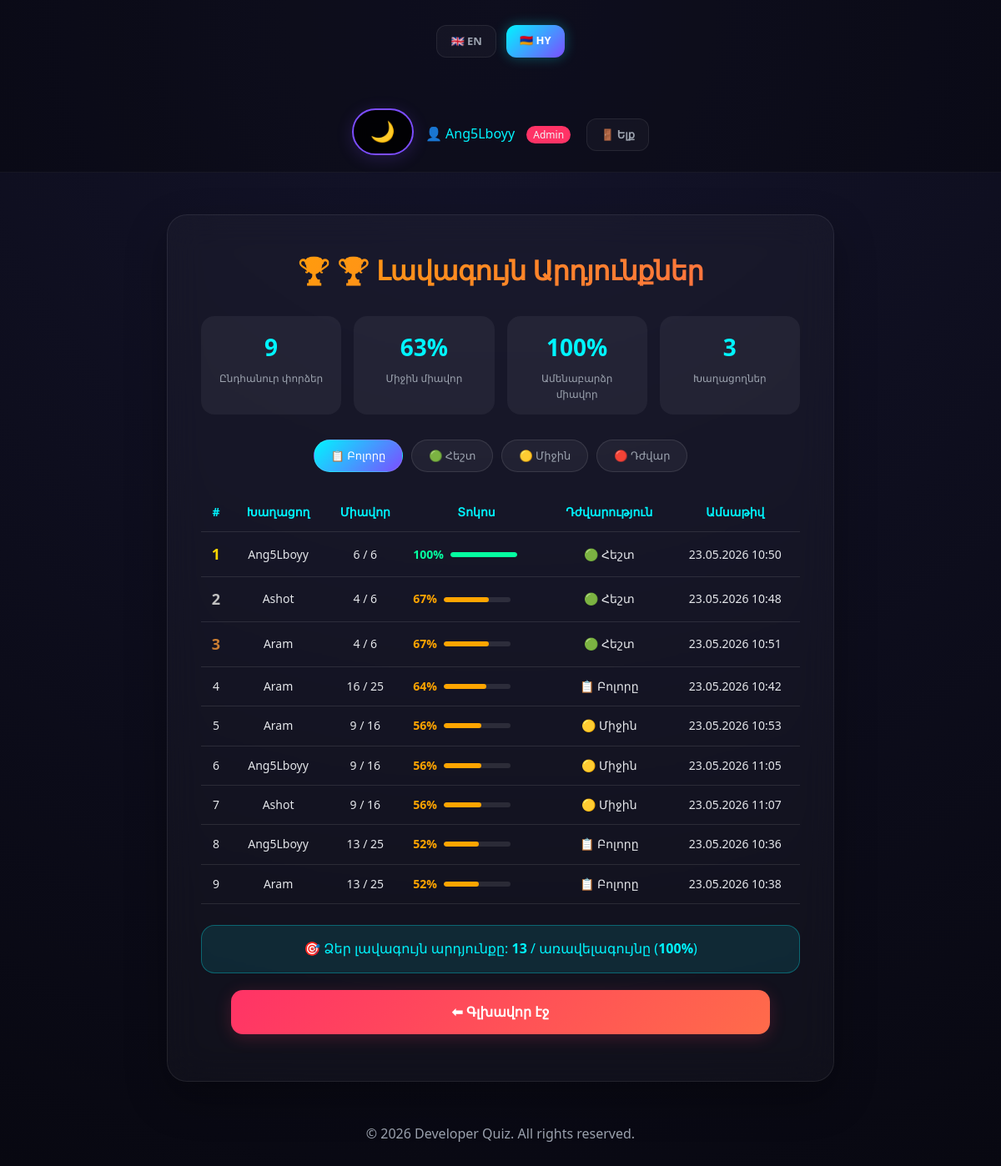
/highscores.php?lang=hy (signed in), run on the app's committed database.
### tables this page shows
CREATE TABLE `scores` (
  `id` int(11) NOT NULL,
  `user_id` int(11) NOT NULL,
  `username` varchar(100) NOT NULL,
  `score` int(11) NOT NULL,
  `total_questions` int(11) NOT NULL,
  `percentage` int(11) NOT NULL,
  `difficulty` varchar(20) DEFAULT 'all',
  `played_at` timestamp NOT NULL DEFAULT CURRENT_TIMESTAMP
);

### lang.php (called while the page is built, shortened)
<?php
$lang = "en";
if(isset($_GET["lang"]) && in_array($_GET["lang"], ["en", "hy"])){
    $lang = $_GET["lang"];
}
function t($key){
    global $texts, $lang;
    if (isset($texts[$lang][$key])) {
        return $texts[$lang][$key];
    }
    return $key;
}
?>

### highscores.php (the view, shortened to what this page needs)
<?php
include "header.php";
$difficulty_filter = isset($_GET["difficulty"]) ? $_GET["difficulty"] : "all";
$limit = isset($_GET["limit"]) ? (int)$_GET["limit"] : 10;
$query = "SELECT username, score, total_questions, percentage, difficulty, played_at
          FROM scores
          WHERE 1=1";
$query .= " ORDER BY percentage DESC, score DESC, played_at ASC LIMIT $limit";
$result = $conn->query($query);
$personal_best = null;
if($logged_in) {
    $pb_query = "SELECT MAX(percentage) as best_percentage, MAX(score) as best_score
                 FROM scores WHERE user_id = {$_SESSION['user_id']}";
    $pb_result = $conn->query($pb_query);
    $personal_best = $pb_result->fetch_assoc();
}
$stats_query = "SELECT
                COUNT(*) as total_attempts,
                AVG(percentage) as avg_percentage,
                MAX(percentage) as highest_percentage,
                COUNT(DISTINCT user_id) as unique_players
                FROM scores";
$stats_result = $conn->query($stats_query);
$stats = $stats_result->fetch_assoc();
$has_data = ($stats['total_attempts'] > 0);
?>
<div class="highscores-container">
    <h1 class="highscores-title">🏆 <?php echo t("high_scores"); ?></h1>
    <div class="stats-grid">
        <div class="stat-card">
            <div class="stat-value"><?php echo $has_data ? $stats['total_attempts'] : '0'; ?></div>
            <div class="stat-label"><?php echo t("total_attempts"); ?></div>
        </div>
        <div class="stat-card">
            <div class="stat-value"><?php echo $has_data ? round($stats['avg_percentage']) . '%' : '0%'; ?></div>
            <div class="stat-label"><?php echo t("average_score"); ?></div>
        </div>
        <div class="stat-card">
            <div class="stat-value"><?php echo $has_data ? $stats['highest_percentage'] . '%' : '0%'; ?></div>
            <div class="stat-label"><?php echo t("highest_score"); ?></div>
        </div>
        <div class="stat-card">
            <div class="stat-value"><?php echo $has_data ? $stats['unique_players'] : '0'; ?></div>
            <div class="stat-label"><?php echo t("players"); ?></div>
        </div>
    </div>
    <div class="filter-bar">
        <a href="?difficulty=all&limit=<?php echo $limit; ?>&lang=<?php echo $lang; ?>"
           class="filter-btn <?php echo ($difficulty_filter == 'all') ? 'active' : ''; ?>">
            📋 <?php echo t("all"); ?>
        </a>
        <a href="?difficulty=easy&limit=<?php echo $limit; ?>&lang=<?php echo $lang; ?>"
           class="filter-btn difficulty-easy <?php echo ($difficulty_filter == 'easy') ? 'active' : ''; ?>">
            🟢 <?php echo t("easy"); ?>
        </a>
        <a href="?difficulty=medium&limit=<?php echo $limit; ?>&lang=<?php echo $lang; ?>"
           class="filter-btn difficulty-medium <?php echo ($difficulty_filter == 'medium') ? 'active' : ''; ?>">
            🟡 <?php echo t("medium"); ?>
        </a>
        <a href="?difficulty=hard&limit=<?php echo $limit; ?>&lang=<?php echo $lang; ?>"
           class="filter-btn difficulty-hard <?php echo ($difficulty_filter == 'hard') ? 'active' : ''; ?>">
            🔴 <?php echo t("hard"); ?>
        </a>
    </div>
    <?php if($result->num_rows > 0): ?>
    <table class="highscores-table">
        <thead>
            <tr>
                <th>#</th>
                <th><?php echo t("player"); ?></th>
                <th><?php echo t("score"); ?></th>
                <th><?php echo t("percentage"); ?></th>
                <th><?php echo t("difficulty"); ?></th>
                <th><?php echo t("date"); ?></th>
            </tr>
        </thead>
        <tbody>
            <?php
            $rank = 1;
            while($row = $result->fetch_assoc()):
                $percentage_color = $row['percentage'] >= 70 ? '#05ffa1' : ($row['percentage'] >= 50 ? '#ffa500' : '#ff3366');
                $rank_class = ($rank <= 3) ? "rank-$rank" : "";
            ?>
            <tr class="<?php echo $rank_class; ?>">
                <td><?php echo $rank; ?></td>
                <td><?php echo htmlspecialchars($row['username']); ?></td>
                <td><?php echo $row['score']; ?> / <?php echo $row['total_questions']; ?></td>
                <td>
                    <div style="display: flex; align-items: center; gap: 8px;">
                        <span style="color: <?php echo $percentage_color; ?>; font-weight: bold;"><?php echo $row['percentage']; ?>%</span>
                        <div class="percentage-bar-container">
                            <div class="percentage-bar" style="width: <?php echo $row['percentage']; ?>%; background: <?php echo $percentage_color; ?>;"></div>
                        </div>
                    </div>
                </td>
                <td>
                    <?php
                    $difficulty_icon = '';
                    if($row['difficulty'] == 'easy') $difficulty_icon = '🟢';
                    elseif($row['difficulty'] == 'medium') $difficulty_icon = '🟡';
                    elseif($row['difficulty'] == 'hard') $difficulty_icon = '🔴';
                    else $difficulty_icon = '📋';
                    echo $difficulty_icon . ' ' . t($row['difficulty']);
                    ?>
                </td>
                <td><?php echo date('d.m.Y H:i', strtotime($row['played_at'])); ?></td>
            </tr>
            <?php
            $rank++;
            endwhile;
            ?>
        </tbody>
    </table>
    <?php endif; ?>
    <?php if($logged_in && $personal_best && $personal_best['best_percentage'] > 0): ?>
    <div class="personal-best">
        <p>🎯 <?php echo t("your_personal_best"); ?>:
           <strong><?php echo $personal_best['best_score']; ?></strong> / <?php echo t("max_score"); ?>
           (<strong><?php echo $personal_best['best_percentage']; ?>%</strong>)
        </p>
    </div>
    <?php endif; ?>
    <a href="index.php?lang=<?php echo $lang; ?>" class="button admin" style="display: block; text-align: center; margin-top: 20px;">⬅ <?php echo t("back_home"); ?></a>
</div>
<?php include "footer.php"; ?>

### style.css (style rules this page uses)
* { margin: 0; padding: 0; box-sizing: border-box; }
body { font-family: 'Segoe UI', Tahoma, Geneva, Verdana, sans-serif; background: radial-gradient(circle at top, #14142b, #080811); color: #f3f4f6; min-height: 100vh; line-height: 1.6; }
h1 { font-size: 38px; font-weight: 800; margin-bottom: 15px; background: linear-gradient(135deg, #00f5ff, #7c4dff); -webkit-background-clip: text; -webkit-text-fill-color: transparent; letter-spacing: -0.5px; }
p { color: #9ca3af; margin-bottom: 30px; font-size: 16px; }
a.button, button { display: flex; align-items: center; justify-content: center; gap: 10px; width: 90%; margin: 16px auto; padding: 14px; border: none; border-radius: 14px; text-decoration: none; color: #ffffff; font-size: 16px; font-weight: 600; cursor: pointer; transition: all 0.3s cubic-bezier(0.4, 0, 0.2, 1); }
.admin { background: linear-gradient(135deg, #ff3366, #ff6b4a); box-shadow: 0 4px 20px rgba(255, 51, 102, 0.2); }
.stat-card { flex: 1; background: rgba(255, 255, 255, 0.03); border-radius: 12px; padding: 12px; text-align: center; }
.stat-value { font-size: 24px; font-weight: 700; color: #00f5ff; }
.stat-label { font-size: 11px; color: #9ca3af; margin-top: 5px; }

### highscores.php (style rules this page uses)
.highscores-container { max-width: 800px; margin: 50px auto; padding: 40px; background: rgba(255, 255, 255, 0.03); border-radius: 24px; backdrop-filter: blur(20px); border: 1px solid rgba(255, 255, 255, 0.08); box-shadow: 0 20px 50px rgba(0, 0, 0, 0.3); }
.highscores-title { text-align: center; margin-bottom: 30px; font-size: 32px; font-weight: 800; background: linear-gradient(135deg, #ffa500, #ff6b4a); -webkit-background-clip: text; -webkit-text-fill-color: transparent; }
.stats-grid { display: grid; grid-template-columns: repeat(auto-fit, minmax(150px, 1fr)); gap: 15px; margin-bottom: 30px; }
.stat-card { text-align: center; padding: 15px; background: rgba(255, 255, 255, 0.05); border-radius: 16px; transition: transform 0.3s; }
.stat-card .stat-value { font-size: 28px; font-weight: 800; color: #00f5ff; }
.stat-card .stat-label { font-size: 12px; color: #9ca3af; margin-top: 5px; }
.filter-bar { display: flex; justify-content: center; gap: 10px; margin-bottom: 25px; flex-wrap: wrap; }
.filter-btn { background: rgba(255, 255, 255, 0.05); border: 1px solid rgba(255, 255, 255, 0.1); border-radius: 40px; padding: 8px 20px; font-size: 13px; cursor: pointer; transition: all 0.3s; color: #9ca3af; text-decoration: none; }
.filter-btn.active { background: linear-gradient(135deg, #00f5ff, #7c4dff); color: #fff; }
.highscores-table { width: 100%; border-collapse: collapse; margin-bottom: 25px; }
.highscores-table th, .highscores-table td { padding: 12px 10px; text-align: center; border-bottom: 1px solid rgba(255, 255, 255, 0.1); }
.highscores-table th { color: #00f5ff; font-weight: 600; font-size: 14px; }
.highscores-table td { color: #e5e7eb; font-size: 14px; }
.rank-1 td:first-child { color: #ffd700; font-weight: bold; font-size: 18px; }
.rank-2 td:first-child { color: #c0c0c0; font-weight: bold; font-size: 18px; }
.rank-3 td:first-child { color: #cd7f32; font-weight: bold; font-size: 18px; }
.percentage-bar-container { width: 80px; display: inline-block; background: rgba(255, 255, 255, 0.1); border-radius: 10px; overflow: hidden; height: 6px; }
.percentage-bar { height: 6px; border-radius: 10px; transition: width 0.5s; }
.personal-best { margin-top: 25px; padding: 15px; background: rgba(0, 245, 255, 0.1); border-radius: 16px; text-align: center; border: 1px solid rgba(0, 245, 255, 0.3); }
.personal-best p { margin: 0; color: #00f5ff; }

### data on the page
scores: username "Ang5Lboyy", score "6", total_questions "6", percentage "100", difficulty "🟢", difficulty "Հեշտ", played_at "23.05.2026 10:50"
scores: username "Ashot", score "4", total_questions "6", percentage "67", difficulty "🟢", difficulty "Հեշտ", played_at "23.05.2026 10:48"
scores: username "Aram", score "4", total_questions "6", percentage "67", difficulty "🟢", difficulty "Հեշտ", played_at "23.05.2026 10:51"
scores: username "Aram", score "16", total_questions "25", percentage "64", difficulty "📋", difficulty "Բոլորը", played_at "23.05.2026 10:42"
scores: username "Aram", score "9", total_questions "16", percentage "56", difficulty "🟡", difficulty "Միջին", played_at "23.05.2026 10:53"
scores: username "Ang5Lboyy", score "9", total_questions "16", percentage "56", difficulty "🟡", difficulty "Միջին", played_at "23.05.2026 11:05"
scores: username "Ashot", score "9", total_questions "16", percentage "56", difficulty "🟡", difficulty "Միջին", played_at "23.05.2026 11:07"
scores: username "Ang5Lboyy", score "13", total_questions "25", percentage "52", difficulty "📋", difficulty "Բոլորը", played_at "23.05.2026 10:36"
scores: username "Aram", score "13", total_questions "25", percentage "52", difficulty "📋", difficulty "Բոլորը", played_at "23.05.2026 10:38"

### other printed values
$username "Ang5Lboyy"
t("logout") "Ելք"
t("high_scores") "🏆 Լավագույն Արդյունքներ"
$stats['total_attempts'] "9"
t("total_attempts") "Ընդհանուր փորձեր"
$stats['avg_percentage'] "63"
t("average_score") "Միջին միավոր"
$stats['highest_percentage'] "100"
t("highest_score") "Ամենաբարձր միավոր"
$stats['unique_players'] "3"
t("players") "Խաղացողներ"
t("all") "Բոլորը"
t("easy") "Հեշտ"
t("medium") "Միջին"
t("hard") "Դժվար"
